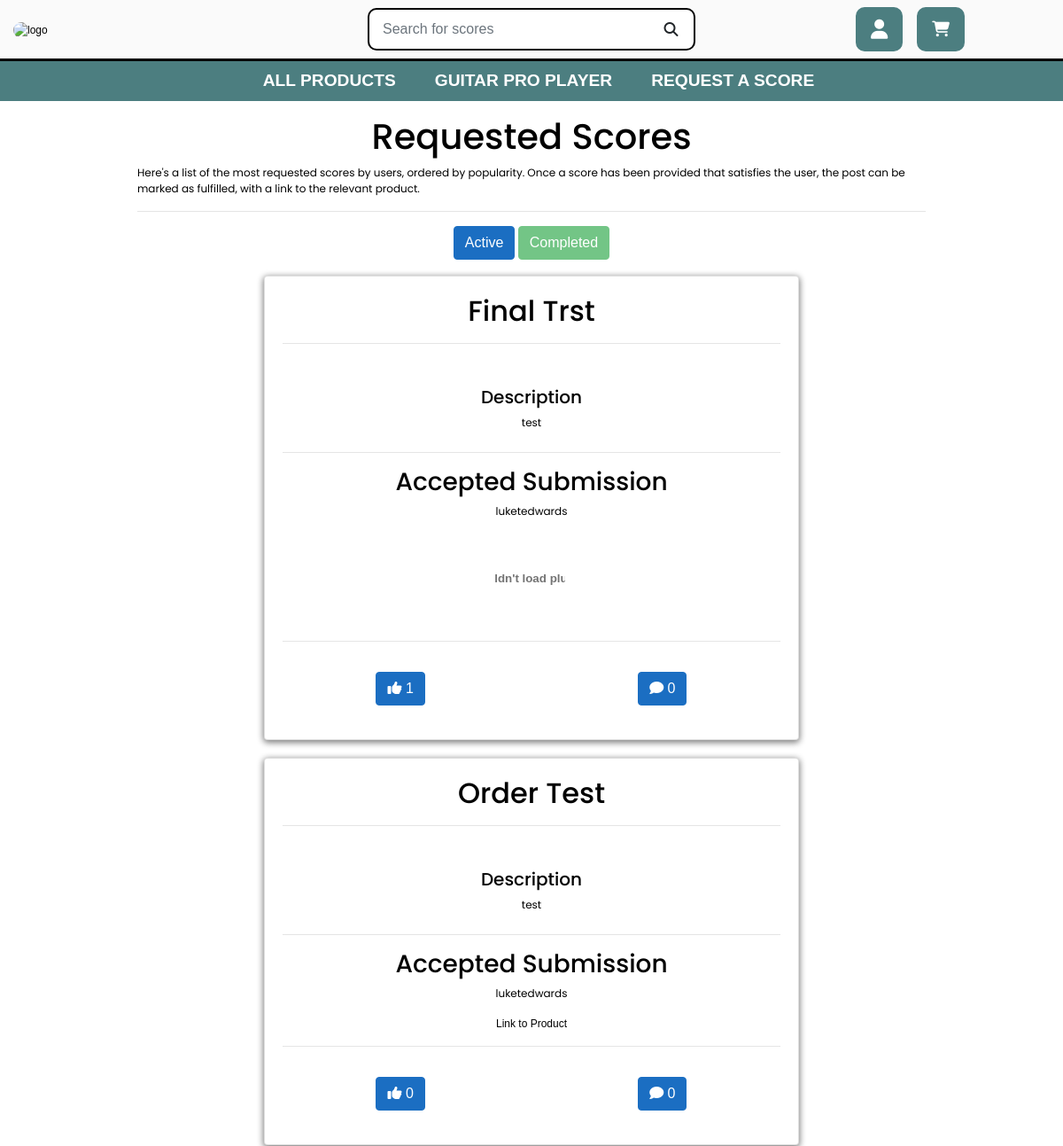
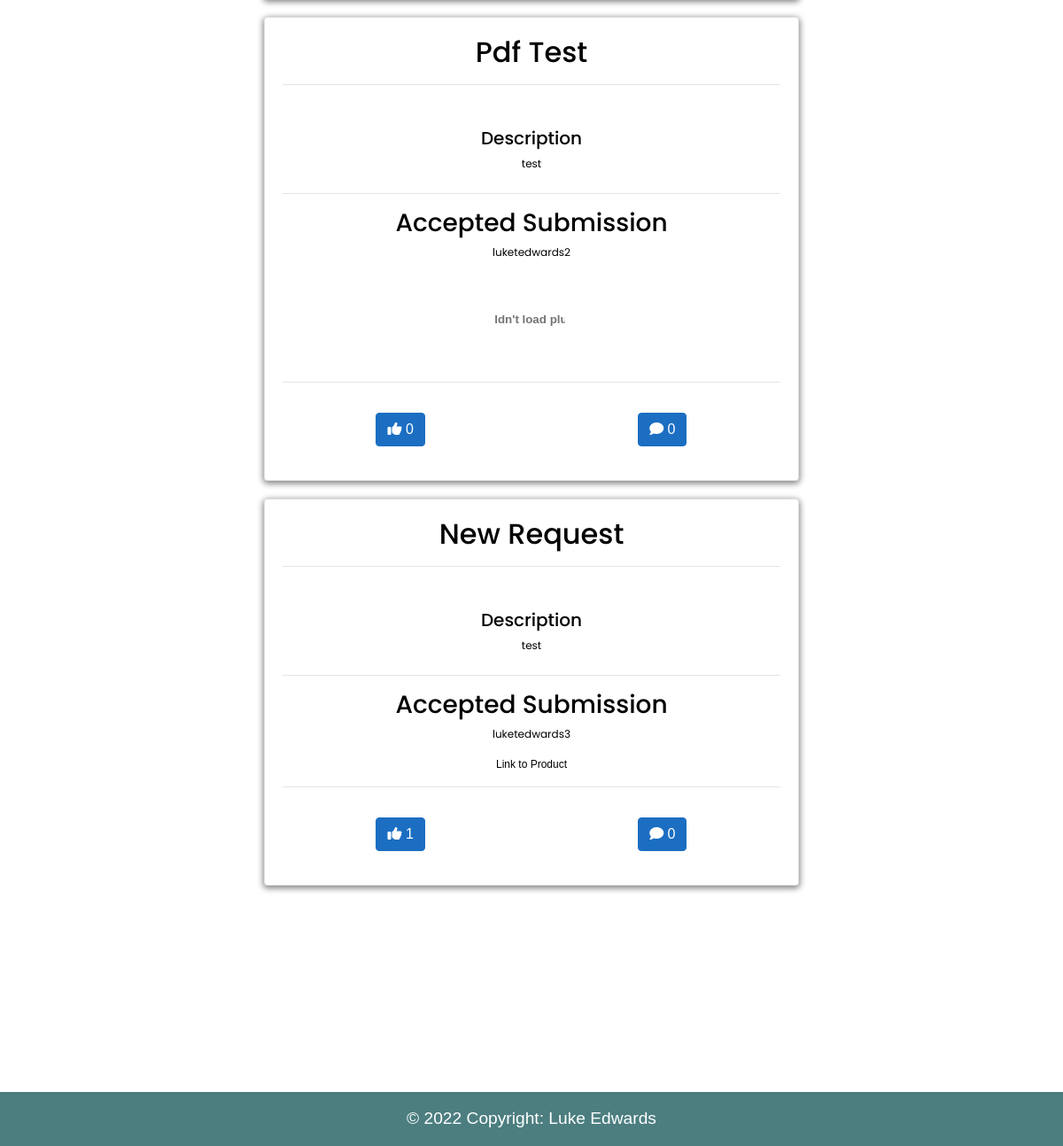
The app's page /requests/completed_requests, older data (2 pictures, top to bottom).
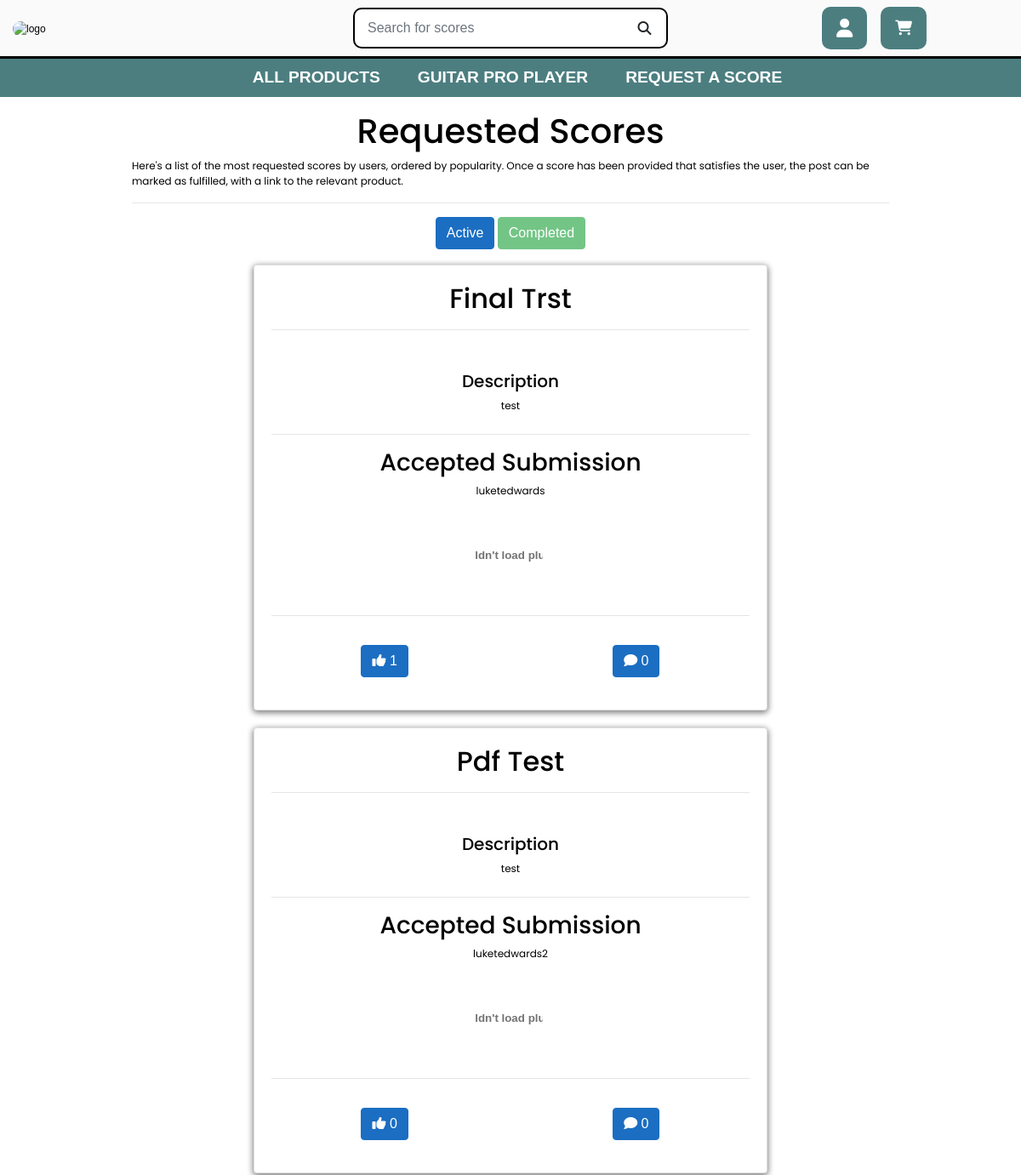
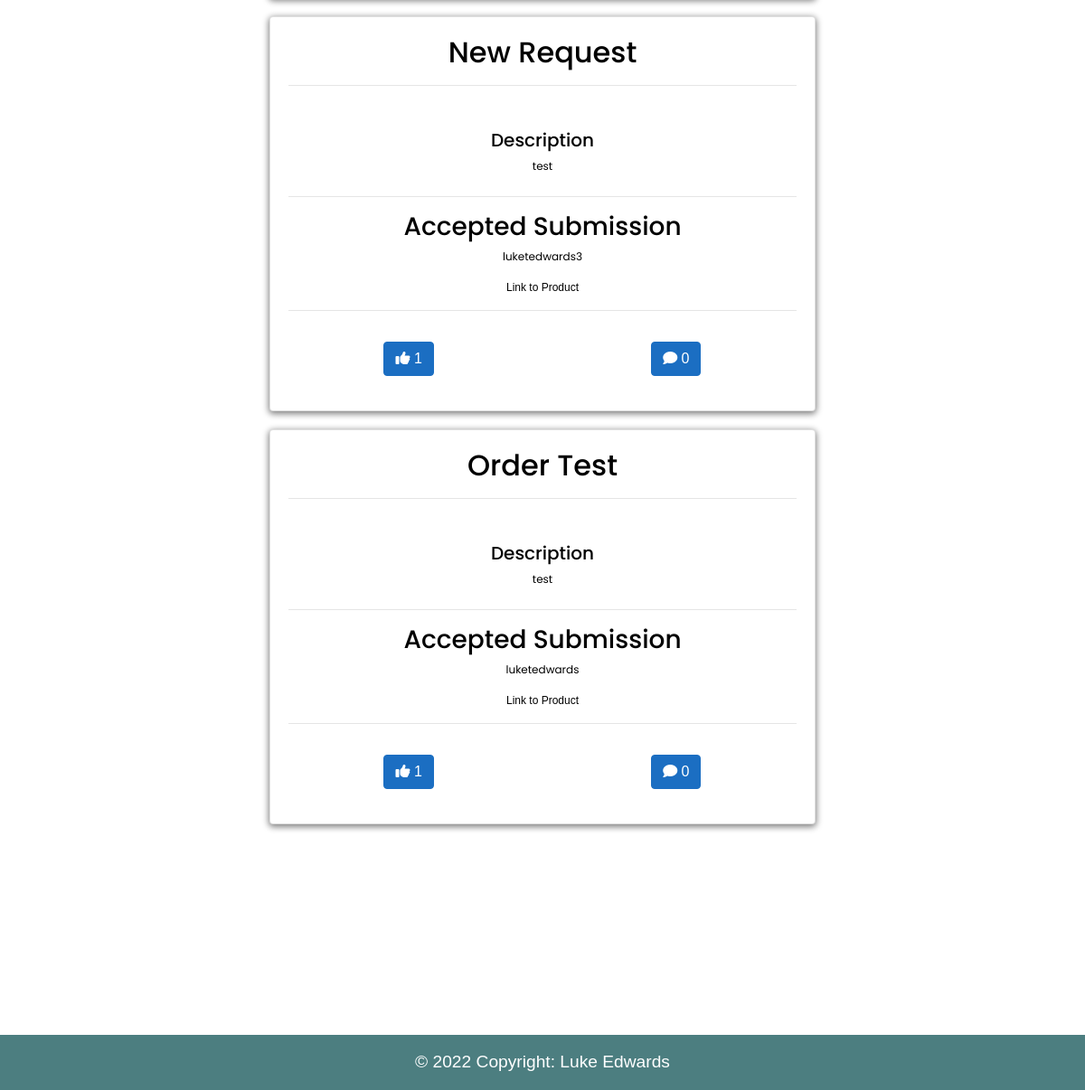
The same page, newer data (2 pictures, top to bottom).
### voting/models.py (models this page shows, shortened)
class ScoreRequest(models.Model):
    title = models.CharField(max_length=150)
    description = models.TextField()
    date = models.DateTimeField(auto_now=True)
    upvotes = models.IntegerField(default=0)
    liked = models.ManyToManyField(
        User,
        related_name='liked',
        blank=True,
        default=None)
    video_link = models.URLField(max_length=1024, null=True, blank=True)
    link = models.URLField(max_length=1024, null=True, blank=True)
    created_by = models.ForeignKey(
        User,
        related_name='requests',
        on_delete=models.CASCADE,
        default=User)
    completed = models.BooleanField(default=False)

class ScoreSubmissions(models.Model):
    score = models.ForeignKey(
        ScoreRequest,
        related_name='submissions',
        on_delete=models.CASCADE)
    content = models.CharField(max_length=300, blank=False)
    link = models.URLField(max_length=1024, blank=True, null=True)
    PDF = models.FileField(null=True, blank=True)
    PDFpath = models.CharField(max_length=1024, blank=True, null=True)
    created_by = models.ForeignKey(
        User,
        related_name='submissions',
        on_delete=models.CASCADE)
    date = models.DateTimeField(auto_now=True)
    accepted = models.BooleanField(default=False)

### voting/views.py (the view)
def completed_requests(request):
    form = CommentForm
    form2 = SubmissionForm
    requests = ScoreRequest.objects.all().order_by('liked')
    submissions = ScoreSubmissions.objects.all().order_by('-date')
    inactive_submissions = ScoreRequest.objects.filter(completed=True).count()
    comments = Comments.objects.all()
    list = []
    comment_list = []
    for score in requests:
        relevant_comments = comments.filter(score=score)
        count = relevant_comments.count()
        joined = {
            'score': score.id,
            'commentCount': count,
        }
        comment_list.append(joined)
    for requested in requests:
        if requested.liked.filter(id=request.user.id).exists():
            list.append(requested.pk)
    user = request.user
    context = {
        'requests': requests,
        'user': user,
        'comments': comments,
        'list': list,
        'form': form,
        'comment_list': comment_list,
        'form2': form2,
        'submissions': submissions,
        'inactive_submissions': inactive_submissions,
    }
    return render(request, 'voting/completed_requests.html', context)

### cart/contexts.py (called while the page is built, shortened)
def cart_contents(request):
    cart_items = []
    total = 0
    product_count = 0
    cart = request.session.get('cart', {})
    total = total
    context = {
        'cart_items': cart_items,
        'total': total,
        'product_count': product_count,
    }
    return context

### voting/templates/voting/completed_requests.html (shortened to what this page needs)
{% extends "base.html" %}
{% load static %}
{% block content %}
<div class="overlay"></div>
<div style="padding-bottom:9rem;" class="container center">
    <div class="col-12">
        <h1 class="text-center mt-3">Requested Scores</h1>
        <p>Here's a list of the most requested scores by users, ordered by popularity. Once a score has been provided that satisfies the user, the post can be marked as fulfilled, with a link to the relevant product.</p>
        <hr>
    </div>
    <div class="row ">
        <div class="col-12 text-center">
            <a href="{% url 'requests'%}" class="btn btn-primary " > Active </a>
            <a href="{% url 'completed_requests'%}" class="btn btn-success disabled"> Completed </a>
        </div>
    </div>
    <br>
    {% if inactive_submissions > 0%}
    {% for requested in requests%}
    {% if requested.completed == True %}
    <div class="row request-card ">
        <div class="col-12 col-lg-8 center">
            <div class="card box-shadow">
                <div class="card-body">
                    <h2 class="card-title text-center ">{{ requested.title|title }}</h2>
                    <hr class="mb-5">
                    <h5 class="text-center">Description</h5>
                    <p class="card-text text-center mb-4">{{ requested.description }}</p>
                    <hr>
                    <div class="row text-center">
                        <div class="col-12">
                            <h3>Accepted Submission</h3>
                        </div>
                        <div class="col-12">
                            {% for submit in submissions %}
                                        {% if submit.score.id == requested.id and submit.accepted == True%}
                                            <p>{{submit.created_by}}</p>
                                            {% if submit.link %}
                                                <a href="{{submit.link}}" target="_blank">Link to Product</a>
                                            {% endif %}
                                            {% if submit.PDF%}
                                                <embed src="/{{submit.PDFpath}}" type="application/pdf" height="100px" width="80px" >
                                            {% endif %}
                                        {% endif %}
                            {%endfor%}
                        </div>
                    </div>
                    <hr>
                    <br>
                    <div class="row text-center">
                        <div class="col-6">
                            <form action="{% url 'like_post_completed' requested.pk%}" method="post">
                                {% if requested.pk not in list %}
                                <button class="btn btn-primary" type="submit" name="post_id" value="{{requested.id}}">
                                    <i class="fa fa-thumbs-up"></i>
                                    {{requested.upvotes}}
                                </button>
                                {%else%}
                                <button class="btn btn-primary btn-danger" type="submit" name="post_id"
                                    value="{{requested.id}}">
                                    <i class="fa fa-thumbs-down"></i>
                                    {{requested.upvotes}}
                                </button>
                                {%endif%}
                            </form>
                        </div>
                        <div class="col-6">
                            <button data-toggle="modal" data-target="#commentModal{{requested.id}}" class="btn btn-primary">
                                <div><i class="fa-solid fa-comment"></i>
                                    {% for dict in comment_list %}
                                    {% if requested.id == dict.score%}
                                    {{dict.commentCount}}
                                    {%endif%}
                                    {%endfor%}
                                </div>
                            </button>
                        </div>
                    </div>
                </div>
                <br>
            </div>
        </div>
    </div>
    {%endif%}
    {%endfor%}
    {%else%}
    <div class="col-12 text-center">
        <h2>No posts to show</h2>
    </div>
    {%endif%}
    {% endblock %}

### templates/base.html (shortened to what this page needs)
{% load static %}
<!doctype html>
<html lang="en">
<head>
    {% block corecss %}
    <link rel="stylesheet" href="https://cdn.jsdelivr.net/npm/bootstrap@4.6.1/dist/css/bootstrap.min.css"
>
    <link rel="stylesheet" href="{% static 'css/base.css' %}">
    <link href="https://maxcdn.bootstrapcdn.com/font-awesome/4.1.0/css/font-awesome.min.css" rel="stylesheet">
    <link rel="stylesheet" href="https://cdnjs.cloudflare.com/ajax/libs/font-awesome/6.1.1/css/all.min.css"
 />
    <link rel="stylesheet" href="{% static 'css/hamburger.css'%}">
    {% endblock %}
    {% block extra_css %}
    <link rel="stylesheet" href="{% static 'css/scores.css'%}">
    {% endblock %}
</head>
<body>
    <header id="nav-container" class="container-fluid" style="margin-bottom: 0 !important;">
        <div style="border-bottom: solid;" class="row">
            <div class="col-12 col-lg-4 my-auto py-1 py-lg-0 text-center text-lg-left">
                <a href="{% url 'home' %}" class="nav-link main-logo-link" aria-label="home">
                    <img id="logo-img"
                        src="https://score-emporium.s3.eu-west-2.amazonaws.com/static/media_1/score-emporium-logo-removebg.png"
                        alt="logo">
                </a>
            </div>
            <div class="col-12 col-lg-4 my-auto py-1 py-lg-0">
                <form id="main-search" method="GET" action="{% url 'products' %}">
                    <div class="input-group w-100">
                        <input id="search-box" class="form-control  rounded-0" type="text" name="q"
                            placeholder="Search for scores" aria-label="search-box">
                        <div id="search-btn-div">
                            <button id="search-btn" class="form-control btn " type="submit" aria-label="search button">
                                <span style="margin-right: 0.4rem;" class="icon">
                                    <i class="fas fa-search"></i>
                                </span>
                            </button>
                        </div>
                    </div>
                </form>
            </div>
            <div class="col-12 col-lg-4 my-auto py-1 py-lg-0">
                <ul id="nav-ul" class="list-inline list-unstyled  text-lg-right my-0">
                    <li class="list-inline-item dropdown">
                        <a class=" nav-link" href="#" id="user-options" data-toggle="dropdown" aria-haspopup="true"
                            aria-expanded="false" aria-label="account button">
                            <div id="account-button" class="text-center mr-2">
                                <div><i class="fas fa-user fa-lg"></i></div>
                            </div>
                        </a>
                    </li>
                    <li class="list-inline-item">
                        <a class=" mr-2 nav-link" href="{% url 'view_cart'%}" aria-label="cart button">
                            <div id="cart-button" class="text-center">
                                <div><i class="fa-solid fa-cart-shopping"></i></div>
                            </div>
                        </a>
                    </li>
                </ul>
            </div>
        </div>
        <div class="row bg-white">
            <nav class="navbar navbar-expand-lg navbar-light w-100 pr-0">
                {% include 'includes/main-nav.html' %}
            </nav>
        </div>
    </header>
    {% block content %}
    {% endblock %}
    <footer id="footer" class=" text-center text-lg-start text-outline nav-text">
        <div class="text-center p-3">
            © 2022 Copyright: Luke Edwards
        </div>
    </footer>
</body>
</html>

### templates/includes/main-nav.html (shortened to what this page needs)
<div class="collapse navbar-collapse" id="main-nav">
    <ul class="navbar-nav w-auto mx-auto">
        <li class="nav-item dropdown">
            <a class="logo-font font-weight-bold nav-link  mr-5 main-nav-link text-outline nav-text" href="{% url 'products'%}" id="all-products-link"  aria-haspopup="true" aria-expanded="false">
                All Products
            </a>
        </li>
        <li class="nav-item dropdown">
            <a class="logo-font font-weight-bold nav-link  mr-5 main-nav-link text-outline nav-text" href="{%url 'guitar_pro'%}" id="guitar-pro-link" >
                Guitar Pro Player
            </a>
        </li>
        <li class="nav-item dropdown">
            <a id="requests-link" class="logo-font font-weight-bold nav-link  main-nav-link text-outline nav-text" href="#" href="{% url 'make_request'%}" data-toggle="dropdown" aria-haspopup="true" aria-expanded="false">
                Request a Score
            </a>
        </li>
    </ul>
</div>

### static/css/base.css (style rules this page uses)
html { width: 100% !important; padding-left: 0 !important; padding-right: 0 !important; margin-left: 0 !important; margin-right: 0 !important; overflow: hidden !important; height: 100%; }
.nav-text { font-size: 1.2rem !important; }
body { color: #000000; font-family: Sans-Serif; padding: 30px; padding-top: 0 !important; background-color: #efeff6 !important; margin-top: 0 !important; background-size: cover; color: black !important; font-family: 'Helvetica'; height: 100%; min-height: 100%; margin: 0; padding-bottom: 30px; height: 100% !important; width: 100% !important; padding-left: 0 !important; padding-right: 0 !important; margin-left: 0 !important; margin-right: 0 !important; overflow-x: hidden !important; }
* { box-sizing: border-box; }
.btn { font-size: 1rem; }
.btn-primary { background-color: #1b6ec2 !important; border-color: #1b6ec2 !important; }
.container-fluid { margin-bottom: 100px !important; }
.box-shadow { box-shadow: 0px 2px 7px 1px grey; }
.main-nav-link { box-shadow: inset 0 0 0 0 #54b3d6; color: #54b3d6; margin: 0 -.25rem; padding: 0 .25rem; transition: .3s ease-in-out, .4s ease-in-out; transition-duration: .3s; border-radius: 10px; }
.container { flex-wrap: wrap; align-items: center; justify-content: center; padding: 0 20px; }
#footer { margin-top: 25px; background-color: #4c7e80 !important; color: white; bottom: 0; width: 100%; position: fixed; bottom: 0; z-index: 9999; left: 0 !important; }
#main-search { border-radius: 10px !important; border: 2px solid black; padding: 3px; background-color: white; }
#search-btn { padding: 0; border-top-right-radius: 10px; border-bottom-right-radius: 10px; transition: .3s ease-in-out, box-shadow .3s ease-in-out; }
#search-btn-div { width: 3rem; }
.icon { align-items: center; display: inline-flex; height: 1.5rem; width: 1.5rem; border: none; float: right; border-top-right-radius: 10px; border-bottom-right-radius: 10px; }
#search-box { border: none; }
.logo-font { text-transform: uppercase; }
.main-logo-link { width: fit-content; }
#account-button { background-color: #4c7e80; color: white; padding: 10px 15px 10px 15px; font-size: 1.1rem; border-radius: 10px; border: 2px solid #4c7e80; transition: .5s ease-in-out, box-shadow .4s ease-in-out; }
#cart-button { background-color: #4c7e80; color: white; padding: 10px 15px 10px 15px; font-size: 1.1rem; border-radius: 10px; transition: .5s ease-in-out, box-shadow .4s ease-in-out; border: 2px solid #4c7e80; }
.nav-item { font-size: 1rem; color: white !important; }
.center { margin: 0 auto !important; }
#nav-container { background-repeat: repeat; background-size: 160px; background-color: #fafafa; }
nav { background-color: #4c7e80 !important; }
#logo-img { width: 15rem; height: 4.5rem; border-radius: 10px; }
.container { margin-bottom: 100px !important; }
h1, h2, h3, h4, h5, h6, p { font-family: 'Poppins', sans-serif !important; }
.main-nav-link { color: white !important; }
a { text-decoration: none; color: #000000; }
.dropdown { display: inline-block; position: relative; }
.nav-link { padding-left: 0 !important; padding-right: 0 !important; }
.request-card { margin-bottom: 20px; }
@media (min-width: 1200px) { .container { max-width: 80%; } }
@media (min-width: 992px) { #nav-ul { display: flex; justify-content: flex-end; align-items: center; padding-right: 5rem; } }
.fa { font-size: 25px; }
.row:after { content: ""; display: table; clear: both; }

### static/css/scores.css (style rules this page uses)
body { font-family: Arial, Helvetica, sans-serif; font-size: 12px; }

Row changes from the older to the newer data that the page shows:
changed ScoreRequest "Order Test": upvotes "0" → "1"; moves down the list
